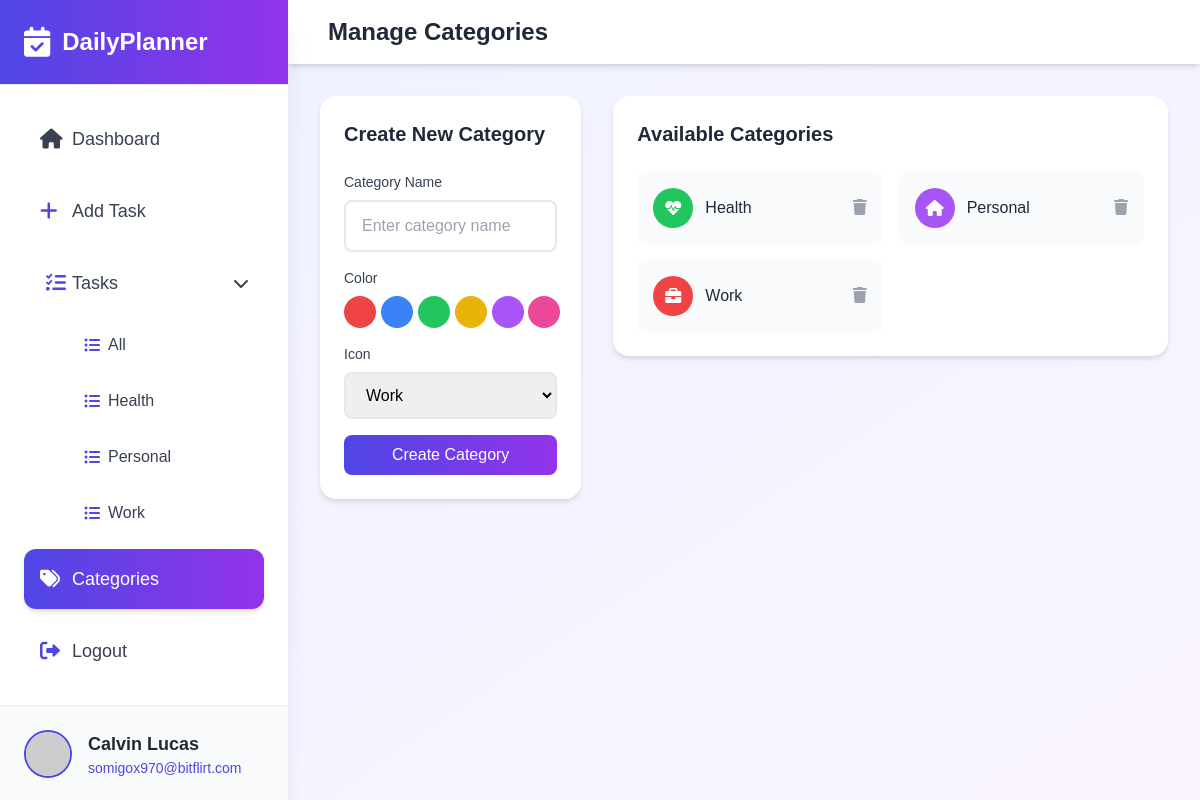
/categories/ (signed in), run on the app's committed database.
### planner/models.py (models this page shows, shortened)
class Category(models.Model):
    user = models.ForeignKey('users.Account', on_delete=models.CASCADE, null=True, blank=True)
    name = models.CharField(max_length=100)
    color = models.CharField(max_length=7, default='#007bff')
    icon = models.CharField(max_length=50, default='fas fa-folder')  # Add this line
    created_at = models.DateTimeField(auto_now_add=True)
    updated_at = models.DateTimeField(auto_now=True)
    class Meta:
        ordering = ['-created_at']

### users/models.py (models this page shows, shortened)
class Account(AbstractBaseUser, PermissionsMixin):
    email = models.EmailField(verbose_name='email', max_length=60, unique=True)
    name = models.CharField(max_length=100, null=True)
    is_admin = models.BooleanField(default=False)
    is_active = models.BooleanField(default=True)
    is_staff = models.BooleanField(default=False)
    is_superuser = models.BooleanField(default=False)
    created_at = models.DateTimeField(auto_now_add=True)
    updated_at = models.DateTimeField(auto_now=True)
    USERNAME_FIELD = 'email'
    objects = MyAccountManager()
    class Meta:
        ordering = ['-updated_at', 'name' ]

### planner/views.py (the view)
# urls.py: path('categories/', views.manage_categories, name='manage_categories'),
@login_required()
def manage_categories(request):
    user = request.user
    categories = Category.objects.filter(user=user)
    if request.method == 'POST':
        form = CategoryForm(request.POST)
        if form.is_valid():
            category = form.save(commit=False)
            category.icon = form.cleaned_data['icon']
            category.user = user
            category.save()
            messages.success(request, 'Category created successfully!')
            return redirect('planner:manage_categories')
    else:
        form = CategoryForm()
    return render(request, 'planner/categories.html', {
        'form': form,
        'categories': categories,
        'page': 'categories',
    })

### planner/forms.py
class CategoryForm(forms.ModelForm):
    ICON_CHOICES = [
        ('fas fa-briefcase', 'Work'),
        ('fas fa-home', 'Personal'),
        ('fas fa-shopping-cart', 'Shopping'),
        ('fas fa-heartbeat', 'Health'),
        ('fas fa-graduation-cap', 'Education'),
        ('fas fa-plane', 'Travel'),
    ]
    COLOR_CHOICES = [
        ('#EF4444', 'red'),    # red-500
        ('#3B82F6', 'blue'),   # blue-500
        ('#22C55E', 'green'),  # green-500
        ('#EAB308', 'yellow'), # yellow-500
        ('#A855F7', 'purple'), # purple-500
        ('#EC4899', 'pink'),   # pink-500
    ]
    name = forms.CharField(
        widget=forms.TextInput(attrs={
            'class': 'form-input',
            'placeholder': 'Enter category name'
        })
    )
    color = forms.ChoiceField(
        choices=COLOR_CHOICES,
        widget=forms.RadioSelect()  # Remove the attrs here
    )
    icon = forms.ChoiceField(
        choices=ICON_CHOICES,
        widget=forms.Select(attrs={
            'class': 'form-input'
        })
    )
    class Meta:
        model = Category
        fields = ['name', 'color']

### users/managers.py (called while the page is built)
    def get_queryset(self):
        return super().get_queryset().filter(is_active=True)

### templates/planner/categories.html (shortened to what this page needs)
{% extends 'base.html' %}
{% load static %}
{% block content %}
<div class="min-h-screen lg:ml-72 relative">
    <nav class="bg-white shadow-md">
        <div class="px-6 py-4 flex items-center justify-between">
            <div class="flex-1 px-4 flex justify-between items-center">
                <h1 class="text-2xl font-bold text-gray-800">Manage Categories</h1>
            </div>
        </div>
    </nav>
    <div class="p-8">
        <div class="grid grid-cols-1 lg:grid-cols-3 gap-8">
            <div class="lg:col-span-1">
                <div class="category-card p-6">
                    <h2 class="text-xl font-semibold text-gray-800 mb-6">Create New Category</h2>
                    <form method="post" class="space-y-4">
                        <div>
                            <label class="block text-sm font-medium text-gray-700 mb-2">Category Name</label>
                            {{ form.name }}
                        </div>
                        <div>
                            <label class="block text-sm font-medium text-gray-700 mb-2">Color</label>
                            <div class="grid grid-cols-6 gap-2">
                                {% for radio in form.color %}
                                <div class="relative">
                                    <label for="{{ radio.id_for_label }}"
                                           class="w-8 h-8 rounded-full cursor-pointer ring-2 ring-transparent peer-checked:ring-gray-600 block"
                                           style="background-color: {{ radio.data.value }}">
                                    </label>
                                </div>
                                {% endfor %}
                            </div>
                        </div>
                        <div>
                            <label class="block text-sm font-medium text-gray-700 mb-2">Icon</label>
                            {{ form.icon }}
                        </div>
                        <button type="submit"
                                class="w-full bg-gradient-to-r from-indigo-600 to-purple-600 text-white px-4 py-2 rounded-lg font-medium hover:opacity-90 transition-opacity">
                            Create Category
                        </button>
                    </form>
                </div>
            </div>
            <div class="lg:col-span-2">
                <div class="category-card p-6">
                    <h2 class="text-xl font-semibold text-gray-800 mb-6">Available Categories</h2>
                    <div class="grid grid-cols-1 md:grid-cols-2 gap-4">
                        {% for category in categories %}
                        <div class="flex items-center justify-between p-4 bg-gray-50 rounded-lg">
                            <div class="flex items-center space-x-3">
                                <div class="w-10 h-10 rounded-full flex items-center justify-center"
                                     style="background-color: {{ category.color }}">
                                    <i class="{{ category.icon }} text-white"></i>
                                </div>
                                <span class="font-medium text-gray-800">{{ category.name }}</span>
                            </div>
                            <form method="post" action="{% url 'planner:delete_category' category.id %}"
                                  class="inline"
                                  onsubmit="return confirm('Are you sure you want to delete this category?');">
                                <button type="submit" class="text-gray-400 hover:text-red-500 transition-colors">
                                    <i class="fas fa-trash"></i>
                                </button>
                            </form>
                        </div>
                        {% endfor %}
                    </div>
                </div>
            </div>
        </div>
    </div>
</div>
{% endblock %}

### templates/base.html (shortened to what this page needs)
{% load static %}
<!DOCTYPE html>
<html lang="en">
  <head>
    <script src="https://cdn.tailwindcss.com"></script>
    <link rel="stylesheet" href="https://cdnjs.cloudflare.com/ajax/libs/font-awesome/6.0.0/css/all.min.css" />
    <link rel="stylesheet" href="https://cdn.jsdelivr.net/npm/flatpickr/dist/flatpickr.min.css" />
    <link rel="stylesheet" href="{% static 'style.css' %}?{% now 'U' %}" />
  </head>
  <body
    class="bg-gradient-to-br from-indigo-50 to-purple-50"
    x-data="{
          sidebarOpen: window.innerWidth >= 1024,
          tasksOpen: true,
          isLoggedIn: true
      }"
  >
<div class="fixed inset-y-0 left-0 w-72 bg-white shadow-xl transform transition-transform duration-200 ease-in-out z-50"
:class="{'translate-x-0': sidebarOpen, '-translate-x-full': !sidebarOpen}">
<div class="h-full flex flex-col">
   <div class="p-6 border-b bg-gradient-to-r from-indigo-600 to-purple-600 relative">
       <div class="flex items-center">
           <i class="fas fa-calendar-check text-white text-3xl"></i>
           <span class="ml-3 text-2xl font-bold text-white">DailyPlanner</span>
       </div>
   </div>
   <nav class="flex-1 p-6 space-y-3">
       <a href="{% url 'planner:home' %}"
          class="flex items-center p-4 {% if page == 'dashboard' %}text-white bg-gradient-to-r from-indigo-600 to-purple-600 shadow-md{% else %}text-gray-700 hover:bg-indigo-50{% endif %} rounded-xl transition-colors">
           <i class="fas fa-home text-xl w-8"></i>
           <span class="text-lg font-medium">Dashboard</span>
       </a>
       <a href="{% url 'planner:create_task' %}"
          class="flex items-center p-4 {% if page == 'create_task' %}text-white bg-gradient-to-r from-indigo-600 to-purple-600 shadow-md{% else %}text-gray-700 hover:bg-indigo-50{% endif %} rounded-xl transition-colors">
           <i class="fas fa-plus text-xl w-8 {% if page != 'create_task' %}text-indigo-600{% endif %}"></i>
           <span class="text-lg font-medium">Add Task</span>
       </a>
       <div class="space-y-2">
           <button @click="tasksOpen = !tasksOpen"
                   class="w-full flex items-center justify-between p-4 {% if page == 'tasks' %}text-white bg-gradient-to-r from-indigo-600 to-purple-600 shadow-md{% else %}text-gray-700 hover:bg-indigo-50{% endif %} rounded-xl transition-colors">
               <div class="flex items-center">
                   <i class="fas fa-tasks text-xl w-8 {% if page != 'tasks' %}text-indigo-600{% endif %}"></i>
                   <span class="text-lg font-medium">Tasks</span>
               </div>
               <i class="fas" :class="tasksOpen ? 'fa-chevron-down' : 'fa-chevron-right'"></i>
           </button>
           <div x-show="tasksOpen" class="pl-12 space-y-2">
               <a href="{% url 'planner:tasks' %}"
                  class="flex items-center p-3 {% if page == 'tasks' and not request.GET.category %}text-white bg-gradient-to-r from-indigo-600 to-purple-600 shadow-md{% else %}text-gray-700 hover:bg-indigo-50{% endif %} rounded-lg transition-colors">
                   <i class="fas fa-list-ul w-6 {% if page != 'tasks' or request.GET.category %}text-indigo-600{% endif %}"></i>
                   <span class="text-md">All</span>
               </a>
               {% for category in categories %}
               <a href="{% url 'planner:tasks' %}?category={{ category.name }}"
                  class="flex items-center p-3 {% if page == 'tasks' and request.GET.category == category.name %}text-white bg-gradient-to-r from-indigo-600 to-purple-600 shadow-md{% else %}text-gray-700 hover:bg-indigo-50{% endif %} rounded-lg transition-colors">
                   <i class="fas fa-list-ul w-6 {% if page != 'tasks' or request.GET.category != category.name %}text-indigo-600{% endif %}"></i>
                   <span class="text-md">{{ category.name }}</span>
               </a>
               {% endfor %}
           </div>
       </div>
       <template x-if="isLoggedIn">
           <a href="{% url 'planner:manage_categories' %}"
              class="flex items-center p-4 {% if page == 'categories' %}text-white bg-gradient-to-r from-indigo-600 to-purple-600 shadow-md{% else %}text-gray-700 hover:bg-indigo-50{% endif %} rounded-xl transition-colors">
               <i class="fas fa-tags text-xl w-8 {% if page != 'categories' %}text-indigo-600{% endif %}"></i>
               <span class="text-lg font-medium">Categories</span>
           </a>
       </template>
       <template x-if="isLoggedIn">
           <a href="{% url 'users:logout' %}"
              class="flex items-center p-4 {% if page == 'logout' %}text-white bg-gradient-to-r from-indigo-600 to-purple-600 shadow-md{% else %}text-gray-700 hover:bg-indigo-50{% endif %} rounded-xl transition-colors">
               <i class="fas fa-sign-out-alt text-xl w-8 {% if page != 'logout' %}text-indigo-600{% endif %}"></i>
               <span class="text-lg font-medium">Logout</span>
           </a>
       </template>
   </nav>
   <div class="p-6 border-t bg-gray-50">
       <a href="{% url 'users:logout' %}" class="flex items-center space-x-4">
           <img src="https://ui-avatars.com/api/?name={{ request.user.name }}&background=6366f1&color=fff"
                alt="Profile"
                class="w-12 h-12 rounded-full border-2 border-indigo-600" />
           <div>
               <p class="text-lg font-semibold text-gray-800">{{ request.user.name }}</p>
               <p class="text-sm text-indigo-600">{{ request.user.email }}</p>
           </div>
       </a>
   </div>
</div>
</div>
     {% block content %} {% endblock %}
  </body>
</html>

### assets/style.css (style rules this page uses)
body { font-family: "Poppins", sans-serif; }
.form-input { width: 100%; padding: 0.75rem 1rem; border: 2px solid #e5e7eb; border-radius: 0.5rem; outline: none; transition: all 0.3s ease; }
.category-card { background: white; border-radius: 1rem; box-shadow: 0 4px 6px -1px rgba(0, 0, 0, 0.1), 0 2px 4px -1px rgba(0, 0, 0, 0.06); transition: all 0.3s ease; }
.category-card { @apply bg-white rounded-lg shadow-sm; }
.form-input { @apply w-full rounded-lg border-gray-300 focus:border-indigo-500 focus:ring-1 focus:ring-indigo-500; }

### data on the page
Category: name "Health"
Category: name "Personal"
Category: name "Work"
Account: user.name "Calvin Lucas", user.email "somigox970@bitflirt.com"
